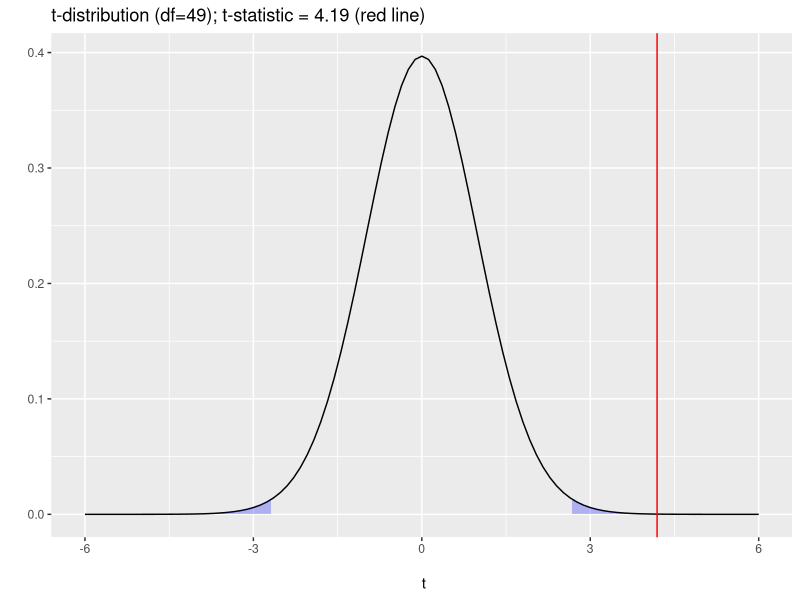

Source code (R):
## ---- chunk 1
#| message: false
#| warning: false

library(tidyverse)
library(kableExtra)
## ---- chunk 2
set.seed(007)

exam <- tibble(
  ID = c(rep(paste("ID", 1:50, sep=""),2)),
  stress = round(c(rnorm(50, 9.2, 2.2), rnorm(50, 7.5, 2.8))),
  time = as_factor(c(rep("t1", 50), rep("t2", 50)))
)

head(exam)
## ---- chunk 3
glimpse(exam)
## ---- chunk 4
str(exam)
## ---- chunk 5
exam_wide <- exam |>
  pivot_wider(id_cols =  ID, 
              names_from = time, 
              values_from = stress)
head(exam_wide)
## ---- chunk 6
exam_wide <- exam_wide |>  
  mutate(
    dif = t1 - t2)
head(exam_wide)
## ---- chunk 7
exam_wide |>  
  summarise(
    dbar = mean(dif), #step 2
    Sd = sd(dif), #step 3
    mu_d0 = 0,
    n = n()) |> #step 4
  kable(digits = 2) |>
  kable_styling(full_width = FALSE)
## ---- chunk 8
exam_wide |>  
  summarise(
    dbar = mean(dif), #step 2
    Sd = sd(dif), #step 3
    mu_d0 = 0,
    n = n()) |> #step 4
  mutate(
    SEd = (Sd /sqrt(n)), #step 5
    t = ((dbar-mu_d0)/SEd) #bonus step: calculate t-stat
    ) |>
  kable(digits = 2) |>
  kable_styling(full_width = FALSE)
## ---- chunk 9
tibble(
  LowerCrit = round(qt(0.005, 49),2),
  UpperCrit = round(qt(0.995, 49),2),
  Exactp = round(2*(1-pt(4.19, 49)),5)
)
## ---- chunk 10
ggplot(tibble(x = c(-6,6)), aes(x = x)) +
  stat_function(fun=dt,
                geom = "line",
                args = list(df=49)) +
  stat_function(fun = dt, 
                geom = "area",
                xlim = c(qt(0.005, 49), -6),
                alpha=.25,
                fill = "blue",
                args = list(df=49)) +
    stat_function(fun = dt, 
                geom = "area",
                xlim = c(qt(0.995, 49), 6),
                alpha=.25,
                fill = "blue",
                args = list(df=49)) +
  geom_vline(xintercept = 4.19, col="red") +
  xlab("\n t") +
  ylab("") +
  ggtitle("t-distribution (df=49); t-statistic = 4.19 (red line)")
